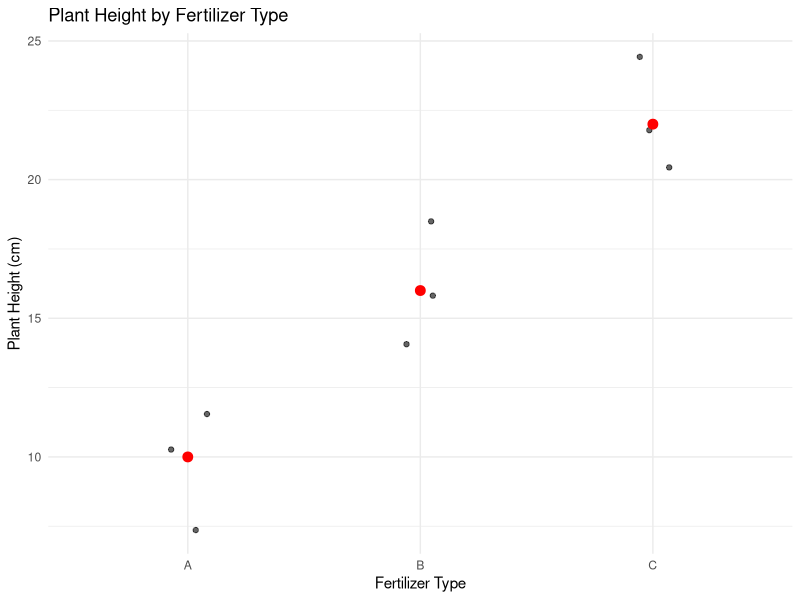
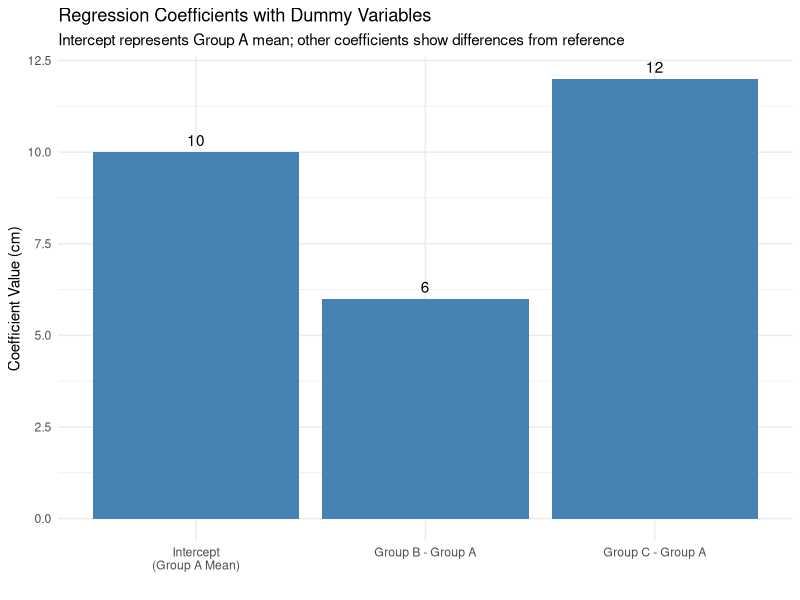
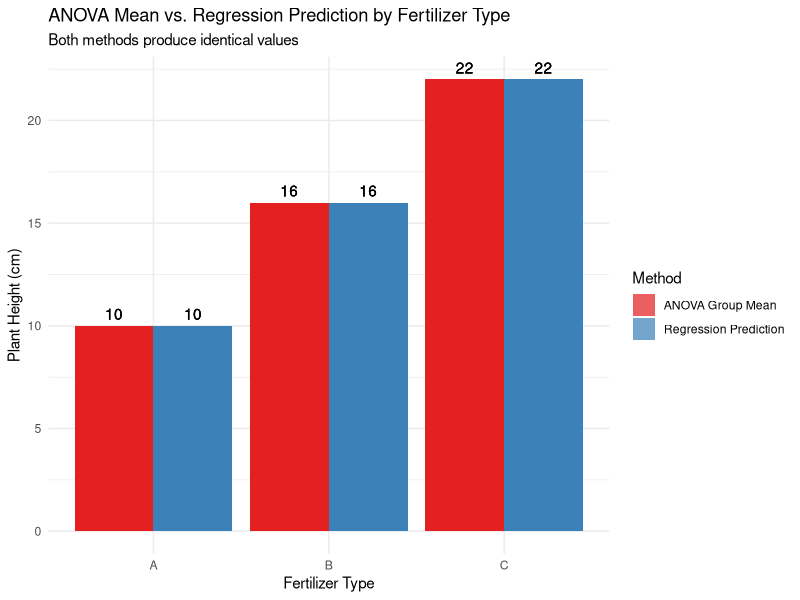

These charts were generated, in order, by the following R code:
## ---- chunk 1
#| message: false
#| warning: false
# install.packages("flextable")
library(tidyverse)
library(flextable)

# Create the dataset
fertilizer_data <- tibble(
  fertilizer = rep(c("A", "B", "C"), each = 3),
  height = c(10, 12, 8,   # Fertilizer A
             14, 16, 18,  # Fertilizer B
             20, 22, 24)  # Fertilizer C
)

# Display the dataset using flextable
flextable(fertilizer_data) %>%
  set_caption("Plant Heights by Fertilizer Type") %>%
  theme_vanilla() %>%
  autofit()
## ---- chunk 2
group_means <- fertilizer_data %>%
  group_by(fertilizer) %>%
  summarize(mean_height = mean(height))

flextable(group_means) %>%
  set_caption("Group Means (ANOVA Approach)") %>%
  theme_vanilla() %>%
  autofit()
## ---- chunk 3
ggplot(fertilizer_data, aes(x = fertilizer, y = height)) +
  geom_jitter(width = 0.1, alpha = 0.6) +
  geom_point(data = group_means, aes(y = mean_height), 
             color = "red", size = 3) +
  labs(title = "Plant Height by Fertilizer Type",
       x = "Fertilizer Type",
       y = "Plant Height (cm)") +
  theme_minimal()
## ---- chunk 4
# Run ANOVA
anova_model <- aov(height ~ fertilizer, data = fertilizer_data)
anova_summary <- summary(anova_model)
anova_summary
## ---- chunk 5
# Set fertilizer A as the reference level
fertilizer_data$fertilizer <- factor(fertilizer_data$fertilizer, levels = c("A", "B", "C"))

# Run regression with dummy variables
reg_model <- lm(height ~ fertilizer, data = fertilizer_data)
reg_summary <- summary(reg_model)
reg_summary
## ---- chunk 6
# Create a table showing the relationship between coefficients and means
coefs <- coef(reg_model)

coefficients_explained <- tibble(
  Term = c("Intercept", "fertilizerB", "fertilizerC"),
  Coefficient = coefs,
  Meaning = c(
    "Mean of Group A (reference group)",
    "Difference between Group B and Group A means",
    "Difference between Group C and Group A means"
  ),
  Mathematical_Expression = c(
    "β₀ = μA",
    "β₁ = μB - μA",
    "β₂ = μC - μA"
  ),
  Numeric_Value = c(coefs[1],
    paste0(round(group_means$mean_height[2], 1), " - ", 
           round(group_means$mean_height[1], 1), " = ", 
           round(coefs[2], 1)),
    paste0(round(group_means$mean_height[3], 1), " - ", 
           round(group_means$mean_height[1], 1), " = ", 
           round(coefs[3], 1))))

# Use flextable to format the table
flextable(coefficients_explained) %>%
  set_caption("Regression Coefficients Explained") %>%
  theme_vanilla() %>%
  fit_to_width(max_width = 8, unit = "in") %>%
  bold(j = 1) %>%
  colformat_double(j = 2, digits = 2)

## ---- chunk 7
coef_data <- tibble(
  Term = factor(c("Intercept\n(Group A Mean)", "Group B - Group A", "Group C - Group A"),
                levels = c("Intercept\n(Group A Mean)", "Group B - Group A", "Group C - Group A")),
  Value = c(coefs[1], coefs[2], coefs[3])
)

ggplot(coef_data, aes(x = Term, y = Value)) +
  geom_col(fill = "steelblue") +
  geom_text(aes(label = round(Value, 1)), vjust = -0.5) +
  labs(title = "Regression Coefficients with Dummy Variables",
       subtitle = "Intercept represents Group A mean; other coefficients show differences from reference",
       x = "",
       y = "Coefficient Value (cm)") +
  theme_minimal()
## ---- chunk 8
# Get predictions from regression model
predicted_values <- predict(reg_model, fertilizer_data)

# Create a dataframe for comparison
comparison_data <- fertilizer_data %>%
  mutate(predicted = predicted_values) %>%
  group_by(fertilizer) %>%
  mutate(group_mean = mean(height))

# Generate the predicted values for each group
predicted_values_by_group <- comparison_data %>%
  group_by(fertilizer) %>%
  reframe(
    anova_mean = mean(height),
    regression_prediction = mean(predicted),
    formula = case_when(
      fertilizer == "A" ~ paste0(round(coefs[1], 1), " + 0 + 0 = ", round(coefs[1], 1)),
      fertilizer == "B" ~ paste0(round(coefs[1], 1), " + ", round(coefs[2], 1), " + 0 = ", round(coefs[1] + coefs[2], 1)),
      fertilizer == "C" ~ paste0(round(coefs[1], 1), " + 0 + ", round(coefs[3], 1), " = ", round(coefs[1] + coefs[3], 1))
    )
  )
## ---- chunk 9
# Create data for plotting the equivalence
plot_data <- predicted_values_by_group %>%
  pivot_longer(cols = c(anova_mean, regression_prediction),
               names_to = "method",
               values_to = "value") %>%
  mutate(method = ifelse(method == "anova_mean", "ANOVA Group Mean", "Regression Prediction"))

ggplot(plot_data, aes(x = fertilizer, y = value, fill = method)) +
  geom_bar(stat = "identity", position = position_dodge(), alpha = 0.7) +
  geom_text(aes(label = round(value, 1)), position = position_dodge(width = 0.9), vjust = -0.5) +
  labs(title = "ANOVA Mean vs. Regression Prediction by Fertilizer Type",
       subtitle = "Both methods produce identical values",
       x = "Fertilizer Type",
       y = "Plant Height (cm)",
       fill = "Method") +
  theme_minimal() +
  scale_fill_brewer(palette = "Set1")
## ---- chunk 10
# ANOVA: Extract F-value and p-value
anova_f <- anova_summary[[1]]$`F value`[1]
anova_p <- anova_summary[[1]]$`Pr(>F)`[1]

# Regression: Extract F-value and p-value
reg_f <- reg_summary$fstatistic[1]
reg_p <- pf(reg_f, reg_summary$fstatistic[2], reg_summary$fstatistic[3], lower.tail = FALSE)

# Compare them
test_comparison <- tibble(
  Test = c("ANOVA F-test", "Regression F-test"),
  `F-value` = c(anova_f, reg_f),
  `p-value` = c(anova_p, reg_p)
)

# Format with flextable
flextable(test_comparison) %>%
  set_caption("Comparison of Statistical Tests") %>%
  theme_vanilla() %>%
  autofit() %>%
  colformat_double(j = 2:3, digits = 4)
